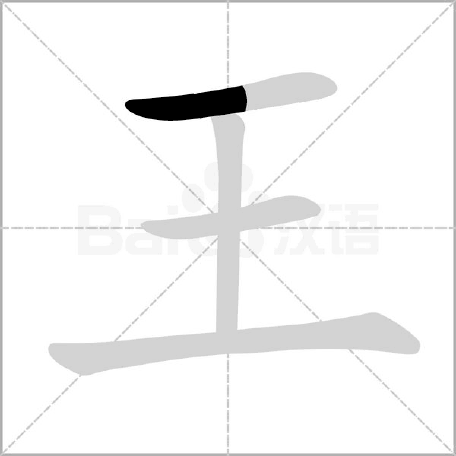
#> input picture wordServer-main/shufa-main/pics/4.png, 456 x 456 px, found by its file name
$ python imageAnalysis.py
#> lines starting #> are read from the running program, lines starting #| are printed output that depends on the picture; after the words box and inside, x2 and y2 are one past the last pixel; in counts of white or black regions, pixels touching at a corner belong together
import cv2
import numpy as np
from keras.src.applications.vgg16 import VGG16, preprocess_input
from keras.src.losses import cosine_similarity
from keras.preprocessing import image
from sklearn.metrics import euclidean_distances


# 图片预处理
def ImagePreprocessing(imageData,target_size=(224, 224)):
    imageData = np.array(imageData)
    gray = cv2.cvtColor(imageData, cv2.COLOR_BGR2GRAY)
    # 通过阈值处理将汉字背景变为白色
    ret, thresh = cv2.threshold(gray, 60, 255, cv2.THRESH_BINARY_INV)  # 大于阈值时置 0(黑)，否则置 255（白）
    # 反转二值化图像，将汉字变为黑色，背景变为白色
    thresh = cv2.bitwise_not(thresh)
    # 执行形态学操作去除噪点
    kernel = np.ones((5, 5), np.uint8)
    opening = cv2.morphologyEx(thresh, cv2.MORPH_OPEN, kernel)
    # 对图片的尺寸进行设定
    imageData_resized = cv2.resize(opening, target_size, interpolation=cv2.INTER_AREA)
    return imageData_resized


# 骨架提取,调用VThin、HThin、Xihua、Two函数，对预处理后的图片进行汉字骨架细化
def ImageSkeletonExtraction(imageData):
    array = [0, 0, 1, 1, 0, 0, 1, 1, 1, 1, 0, 1, 1, 1, 0, 1,
             1, 1, 0, 0, 1, 1, 1, 1, 0, 0, 0, 0, 0, 0, 0, 1,
             0, 0, 1, 1, 0, 0, 1, 1, 1, 1, 0, 1, 1, 1, 0, 1,
             1, 1, 0, 0, 1, 1, 1, 1, 0, 0, 0, 0, 0, 0, 0, 1,
             1, 1, 0, 0, 1, 1, 0, 0, 0, 0, 0, 0, 0, 0, 0, 0,
             0, 0, 0, 0, 0, 0, 0, 0, 0, 0, 0, 0, 0, 0, 0, 0,
             1, 1, 0, 0, 1, 1, 0, 0, 1, 1, 0, 1, 1, 1, 0, 1,
             0, 0, 0, 0, 0, 0, 0, 0, 0, 0, 0, 0, 0, 0, 0, 0,
             0, 0, 1, 1, 0, 0, 1, 1, 1, 1, 0, 1, 1, 1, 0, 1,
             1, 1, 0, 0, 1, 1, 1, 1, 0, 0, 0, 0, 0, 0, 0, 1,
             0, 0, 1, 1, 0, 0, 1, 1, 1, 1, 0, 1, 1, 1, 0, 1,
             1, 1, 0, 0, 1, 1, 1, 1, 0, 0, 0, 0, 0, 0, 0, 0,
             1, 1, 0, 0, 1, 1, 0, 0, 0, 0, 0, 0, 0, 0, 0, 0,
             1, 1, 0, 0, 1, 1, 1, 1, 0, 0, 0, 0, 0, 0, 0, 0,
             1, 1, 0, 0, 1, 1, 0, 0, 1, 1, 0, 1, 1, 1, 0, 0,
             1, 1, 0, 0, 1, 1, 1, 0, 1, 1, 0, 0, 1, 0, 0, 0]
    # 进行骨架提取
    iTwo = Two(imageData)
    iThin = Xihua(iTwo, array)
    return iThin


# 骨架相似度评价
def SkeletonSimilarityEvaluation(imageData1, imageData2):
    # 提取特征向量,利用余弦进行相似度计算
    vector1 = np.array(extract_features(imageData1)).reshape(1, -1)
    vector2 = np.array(extract_features(imageData2)).reshape(1, -1)
    # 正规化向量
    vector1 = vector1 / np.linalg.norm(vector1)
    vector2 = vector2 / np.linalg.norm(vector2)
    # 计算欧氏距离
    distance = euclidean_distances(vector1, vector2)
    # 转换距离为相似度
    similarity = 1 / (1 + distance)
    similarity *= 100  # 转换为百分比

    # 提取出单个数值
    similarity_value = similarity[0][0]  # 访问数组中的第一个元素
    similarity_value = round(similarity_value , 2)
    # 根据相似度值返回相应的描述
    if similarity_value < 20:
        description = '骨架极其不相似，与模板差异极大'
    elif similarity_value < 40:
        description = '骨架很不相似，需要大幅度调整'
    elif similarity_value < 60:
        description = '骨架不太相似，部分偏离模板'
    elif similarity_value < 80:
        description = '骨架位置基本相似，但仍有改进空间'
    else:
        description = '骨架位置非常相似，与模板高度一致'

    # 打印并返回相似度值和描述
    print('骨架相似度:', similarity_value)
    print(description)

    return similarity_value, description


# 笔画提取及相似度评价
# [121 lines left out: functions StrokeExtractionAndSimilarityEvaluation, LayoutSimilarityEvaluation, ImageAnalysis, not called in this run]


# -----------------------------骨架提取--------------------------------

def VThin(imageData, array):
    h, w, _ = imageData.shape  # 图像高度和宽度
    NEXT = 1
    for i in range(h):
        for j in range(w):
            if NEXT == 0:
                NEXT = 1
            else:
                # 边界条件处理，确保不会越界
                M = (imageData[i, j - 1] + imageData[i, j] + imageData[i, j + 1]) if 0 < j < w - 1 else 1
                if imageData[i, j] == 0 and M != 0:
                    a = [0] * 9
                    # 填充数组a，检查周围的像素
                    for k in range(3):
                        for l in range(3):
                            ii, jj = i - 1 + k, j - 1 + l
                            if 0 <= ii < h and 0 <= jj < w and imageData[ii, jj] == 255:
                                a[k * 3 + l] = 1
                    # 计算sum用于查表决定新的像素值
                    sum_val = a[0] * 1 + a[1] * 2 + a[2] * 4 + a[3] * 8 + a[5] * 16 + a[6] * 32 + a[7] * 64 + a[8] * 128
                    imageData[i, j] = array[sum_val] * 255
                    if array[sum_val] == 1:
                        NEXT = 0
    return image


def HThin(imageData, array):
    h, w, _ = imageData.shape  # 图像高度和宽度
    NEXT = 1
    for j in range(h):  # 遍历所有行
        for i in range(w):  # 遍历所有列
            if NEXT == 0:
                NEXT = 1
            else:
                M = (imageData[j, i - 1] + imageData[j, i] + imageData[j, i + 1]) if 0 < i < w - 1 else 1
                if imageData[j, i] == 0 and M != 0:
                    a = [0] * 9
                    for k in range(3):
                        for l in range(3):
                            ii, jj = j - 1 + k, i - 1 + l
                            if 0 <= ii < h and 0 <= jj < w and imageData[ii, jj] == 255:
                                a[k * 3 + l] = 1
                    sum_val = a[0] * 1 + a[1] * 2 + a[2] * 4 + a[3] * 8 + a[5] * 16 + a[6] * 32 + a[7] * 64 + a[8] * 128
                    imageData[j, i] = array[sum_val] * 255
                    if array[sum_val] == 1:
                        NEXT = 0
    return image


def Xihua(imageData, array, num=20):
    h = imageData.shape[0]
    w = imageData.shape[1]
    iXihua = np.zeros((h, w, 1), dtype=np.uint8)
    np.copyto(iXihua, imageData)
    for i in range(num):
        VThin(iXihua, array)
        HThin(iXihua, array)
    return iXihua


def Two(imageData):
    h = imageData.shape[0]
    w = imageData.shape[1]

    iTwo = np.zeros((h, w, 1), dtype=np.uint8)
    for i in range(h):
        for j in range(w):
            iTwo[i, j] = 0 if imageData[i, j] < 200 else 255
    return iTwo


# -----------------------------骨架相似度评价--------------------------------

# 加载图片并预处理
# [15 lines left out: function load_and_process_image, not called in this run]


# 提取特征
def extract_features(imageData):
    model = VGG16(weights='imagenet', include_top=False)
    img_tensor = load_and_process_image(imageData)
    img_tensor = np.tile(img_tensor, (1, 1, 1, 3))
    img_tensor = img_tensor[:, :, :, :3]
    features = model.predict(img_tensor)
    return features


# -----------------------------笔画提取--------------------------------
# 定义函数计算图像的Hu矩
# [35 lines left out: functions calculate_hu_moments, extract_grid_image, Contour_extraction, not called in this run]


# -----------------------------高好晴check--------------------------------
#模板字和手写字读取
template_img_path  = r'E:\\python_files\\pytorch\\myself\\Handcopied_pictures\\1.png'
handwriting_img = r'E:\\python_files\\pytorch\\myself\\Handcopied_pictures\\4.png'

handwriting_img =  cv2.imread(handwriting_img)
#> handwriting_img is the input picture: shape (456, 456, 3); min 0, max 255, mean 244.3
template_img =  cv2.imread(template_img_path)
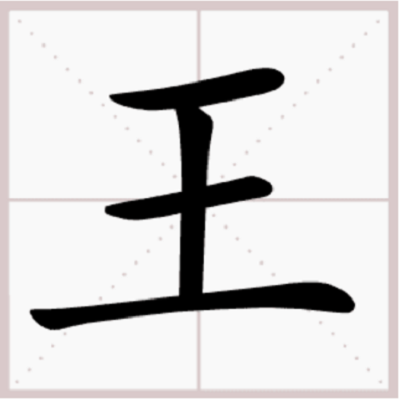
#> input picture images/Template_pictures/1.png, 399 x 399 px, found by its file name
#> template_img is the input picture: shape (399, 399, 3); mean B, G, R 216.4, 216.3, 217.9

#图片预处理，使用image_preprocessing函数
image1 = ImagePreprocessing(handwriting_img)
#> in ImagePreprocessing, `ret, thresh = cv2.threshold(gray, 60, 255, cv2.THRESH_BINARY_INV)`:
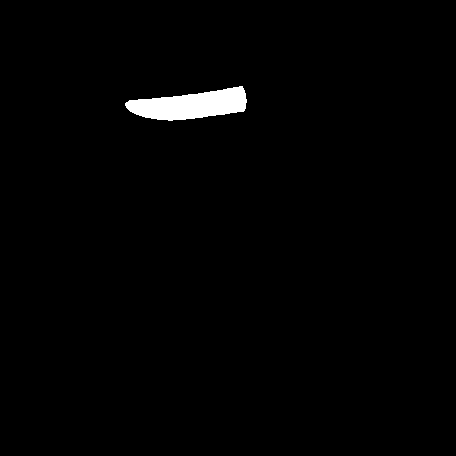
#> thresh: shape (456, 456); 1.3% white; 1 white region, box (x1, y1, x2, y2) and area: (125, 86, 247, 121) 2683
image2 = ImagePreprocessing(template_img)
#> call 2 of ImagePreprocessing, with target_size = (224, 224)
#> in ImagePreprocessing (call 2), `ret, thresh = cv2.threshold(gray, 60, 255, cv2.THRESH_BINARY_INV)`:
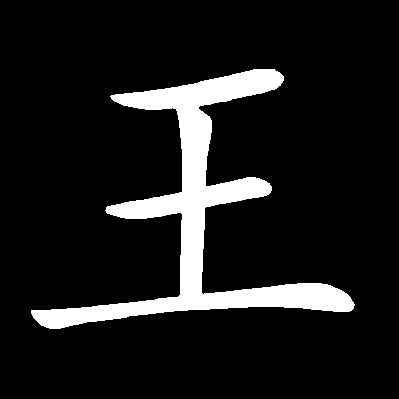
#> thresh: shape (399, 399); 10.5% white; 1 white region, box (x1, y1, x2, y2) and area: (31, 69, 355, 329) 16747
#> in ImagePreprocessing (call 2), `opening = cv2.morphologyEx(thresh, cv2.MORPH_OPEN, kernel)`: opening: shape (399, 399); 89.5% white; 1 black region, box (x1, y1, x2, y2) and area: (31, 69, 355, 329) 16759

#预处理之后进行细化处理
xihuaimage1 = ImageSkeletonExtraction(image1)
#> after the loop in Two, `for i in range(h):`:
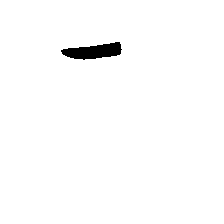
#> iTwo: shape (224, 224, 1); 98.6% white; 1 black region, box (x1, y1, x2, y2) and area: (61, 42, 122, 60) 689
#> after the loop in Xihua, `for i in range(num):`:
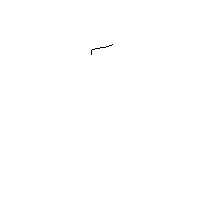
#> iXihua: shape (224, 224, 1); 99.9% white; black in thin lines or dots, all inside (x1, y1, x2, y2) = (91, 44, 113, 55)
xihuaimage2 = ImageSkeletonExtraction(image2)
#> after the loop in Two (call 2), `for i in range(h):`:
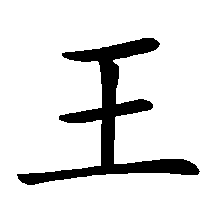
#> iTwo: shape (224, 224, 1); 89% white; 1 black region, box (x1, y1, x2, y2) and area: (17, 38, 200, 185) 5528
#> call 2 of Xihua, with num = 20
#> after the loop in Xihua (call 2), `for i in range(num):`:
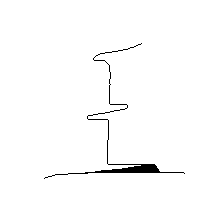
#> iXihua: shape (224, 224, 1); 98.6% white; 1 black region, box (x1, y1, x2, y2) and area: (44, 43, 185, 179) 694
# cv2.imshow('1',xihuaimage1)
# cv2.imshow('2',xihuaimage2)
# cv2.destroyAllWindows()

#骨架相似度评价
#> (the run stopped early here; a loop or call above may not have finished)
